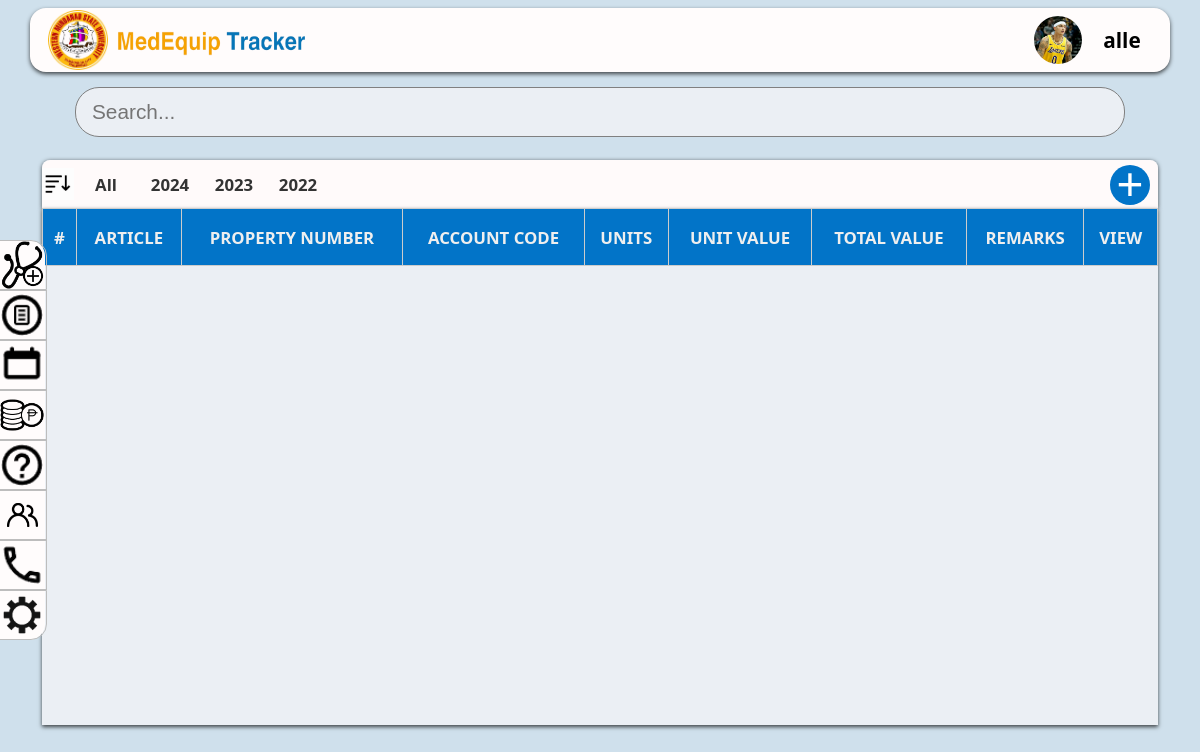
The app's page /user panel/dashboard.php?id=1 (signed in) with its own data.
### tables this page shows
CREATE TABLE `users` (
  `id` int(11) NOT NULL,
  `fullname` varchar(255) NOT NULL,
  `email` varchar(255) NOT NULL,
  `password` varchar(255) NOT NULL,
  `role` enum('admin','user','anonymous') NOT NULL DEFAULT 'anonymous',
  `contact` varchar(15) DEFAULT NULL,
  `department` varchar(255) DEFAULT NULL,
  `profile_img` varchar(255) DEFAULT NULL,
  `username` varchar(255) DEFAULT NULL,
  `gender` varchar(10) DEFAULT NULL,
  `address` varchar(100) DEFAULT NULL
);

### functions/header.php (called while the page is built)
<?php
include_once "../dbConfig/dbconnect.php";
$userID = isset($_GET['id']) ? $_GET['id'] : null;
function getUserInfo($conn, $userID) {
    $sql = "SELECT * FROM users WHERE id = '$userID'";
    $result = $conn->query($sql);
    if ($result && $result->num_rows > 0) {
        return $result->fetch_assoc();
    } else {
        return null;
    }
}
$userInfo = getUserInfo($conn, $userID);
?>

### user panel/dashboard.php (the view, shortened to what this page needs)
<?php
include_once "../dbConfig/dbconnect.php";
include_once "../functions/header.php";
?>
<!DOCTYPE html>
<html lang="en">
<head>
    <link rel="stylesheet" href="../assets/css/index.css">
    <link rel="stylesheet" href="../assets/css/sidebarShow.css">
</head>
<body>
    <div class="container1">
        <div class="headerContainer">
            <div class="subHeaderContainer">
                <div class="imageContainer">
                    <div class="subImageContainer">
                        <img class="image" src="../assets/img/medLogo.png" alt="">
                    </div>
                    <div class="nameContainer">
                        <img src="../assets/img/system-name.png" alt="">
                    </div>
                </div>
                <div class="profileContainer">
                    <div class="subProfileContainer" id="profileContainer">
                        <?php
                            if (!empty($userInfo['profile_img'])) {
                                echo '<img class="headerImg" src="../uploads/' . $userInfo['profile_img'] . '" alt="Profile Image">';
                            } else {
                                echo '<img class="headerImg" src="../assets/img/person-circle.png" alt="Mountain Placeholder">';
                            }
                        ?>
                    </div>
                        <div class="subProfileContainer">
                        <p class="userName"><?php echo $userInfo['username'] ?? ''; ?></p>
                    </div>
                </div>
            </div>
            <?php include('sidebar.php'); ?>
        </div>
        <div class="container">
           <div class="searchBarContainer">
                <input class="searchBar" type="text" id="searchInput" placeholder="Search..." oninput="liveSearch()">
           </div>
           <div class="filterContainer">
                <div class="subFilterContainer">
                    <div class="sortContainer">
                        <img class="sort" src="../assets/img/th (2).jpg" alt="">
                    </div>
                    <div class="filter" onclick="filterByYear('all')">
                        <p class="year">All</p>
                    </div>
                    <div class="filter" onclick="filterByYear(2024)">
                        <p class="year">2024</p>
                    </div>
                    <div class="filter" onclick="filterByYear(2023)">
                        <p class="year">2023</p>
                    </div>
                    <div class="filter" onclick="filterByYear(2022)">
                        <p class="year">2022</p>
                    </div>
                    <div class="med-icon">
                        <h1>+</h1>
                    </div>
                </div>
           </div>
           <div class="tableContainer">
                <table>
                    <thead>
                        <tr>
                            <th>#</th>
                            <th>ARTICLE</th>
                            <th>PROPERTY NUMBER</th>
                            <th>ACCOUNT CODE</th>
                            <th>UNITS</th>
                            <th>UNIT VALUE</th>
                            <th>TOTAL VALUE</th>
                            <th>REMARKS</th>
                            <th colspan="4">VIEW</th>
                        </tr>
                    </thead>
                </table>
           </div>
        </div>
</body>
</html>

### assets/css/index.css (style rules this page uses)
* { margin: 0; padding: 0; }
body { background: rgb(207, 224, 236); font-family: system-ui, -apple-system; }
.headerContainer { height: 5rem; width: 100%; display: flex; justify-content: center; align-items: center; }
.subHeaderContainer { height: 4rem; width: 93%; border-radius: 1rem; backdrop-filter: blur(1rem); background-color: rgb(255,252,252); display: flex; flex-direction: row; justify-content: space-between; box-shadow: 0 2px 4px rgba(0, 0, 0, 0.7); }
.imageContainer { height: 100%; width: 12rem; display: flex; flex-direction: row; }
.subImageContainer { height: 100%; width: 3rem; margin-left: 1rem; display: flex; justify-content: center; align-items: center; }
.nameContainer { margin-left: 0.3rem; }
.nameContainer img { width: 14rem; height: 2.5rem; display: none; }
.profileContainer { height: 100%; width: 12rem; display: flex; flex-direction: row; justify-content: right; cursor: pointer; }
.subProfileContainer { height: 100%; width: 4rem; display: flex; justify-content: center; align-items: center; }
.headerImg { border-radius: 5rem; width: 3rem; height: 3rem; }
.profileContainer p { font-size: 1.3rem; }
.image { height: 3.7rem; }
.adminName, .userName { display: none; }
.container { height: 91vh; display: flex; flex-direction: column; align-items: center; }
.searchBarContainer { height: 4rem; width: 100%; display: flex; justify-content: center; align-items: center; }
.searchBar { height: 3rem; width: 86%; border-radius: 1.5rem; border: solid gray 1px; padding-left: 1rem; font-size: 1.3rem; background-color: rgba(255, 250, 250, 0.582); }
.filterContainer { height: 3rem; width: 100%; margin-top: 1rem; display: flex; justify-content: center; align-items: center; }
.subFilterContainer { height: 100%; width: 93%; background-color: snow; border-radius: 0.5rem 0.5rem 0rem 0rem; overflow-y: auto; display: flex; flex-direction: row; box-shadow: 0 1px 4px rgba(0, 0, 0, 0.7); }
.sortContainer { height: 100%; width: 2rem; display: flex; justify-content: center; align-items: center; cursor: pointer; }
.sort { height: 2rem; }
.filter { height: 100%; width: 4rem; display: flex; justify-content: center; align-items: center; cursor: pointer; color: #333; }
.year { font-size: 1.05rem; font-weight: bold; }
.med-icon { height: 2.5rem; width: 2.5rem; border: none; border-radius: 2rem; background-color: rgb(2, 116, 200); margin-left: auto; margin-right: 0.5rem; margin-top: 0.3rem; display: flex; align-items: center; justify-content: center; }
.med-icon h1 { font-size: 3rem; font-family: fantasy; color: #fff; }
.tableContainer { height: 70%; width: 93%; background-color: rgba(255, 250, 250, 0.582); overflow-x: auto; box-shadow: 0 2px 4px rgba(0, 0, 0, 0.7); }
th { background-color: rgb(2, 116, 200); }
@media only screen and (min-width: 1025px) and (max-width: 1440px) { .subHeaderContainer { width: 95%; display: flex; justify-content: space-between; } }
@media only screen and (min-width: 1025px) and (max-width: 1440px) { .adminName, .userName { display: block; } }
@media only screen and (min-width: 1025px) and (max-width: 1440px) { .nameContainer img { justify-content: center; align-items: center; width: 12rem; font-size: 1.3rem; display: block; } }
@media only screen and (min-width: 1025px) and (max-width: 1440px) { .nameContainer { display: block; margin-top: 0.9rem; } }
@media only screen and (min-width: 1025px) and (max-width: 1440px) { .adminName, .userName { font-weight: bold; font-size: 1.5rem; } }
@media only screen and (min-width: 1025px) and (max-width: 1440px) { .profileContainer { padding-right: 1rem; } }
@media only screen and (min-width: 1025px) and (max-width: 1440px) { .imageContainer { width: 18rem; } }
@media only screen and (min-width: 1025px) and (max-width: 1440px) { .subImageContainer { width: 4rem; } }
@media only screen and (min-width: 1025px) and (max-width: 1440px) { .tableContainer { height: 71%; width: 93%; background-color: rgba(255, 250, 250, 0.582); overflow-x: auto; } }
@media only screen and (min-width: 1025px) and (max-width: 1440px) { table { border-collapse: collapse; text-align: center; width: 100%; } }
@media only screen and (min-width: 1025px) and (max-width: 1440px) { th { background-color: rgb(2, 116, 200); color: rgb(239,239,239); } }
@media only screen and (min-width: 1025px) and (max-width: 1440px) { th, td { border: solid #ccc 0.2px; height: 2.5rem; padding: 0.5rem; justify-content: center; align-items: center; font-size: 1.05rem; } }

### records on screen
users: profile_img (picture), username "alle"
